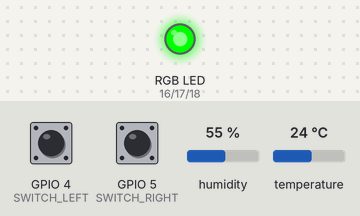
Simulated run of this sketch. Board: ESP32. Shown: an RGB LED mixed from three pins (HIGH = lit). The test bench sets the inputs (shaded band); at power-on: GPIO 4 (SWITCH_LEFT) HIGH, GPIO 5 (SWITCH_RIGHT) HIGH, humidity 55 %, temperature 24 °C. What the sketch prints to the serial monitor is not drawn.

Above: at 4.8 s.
4.9 s: GPIO 4 (SWITCH_LEFT) pulled LOW for 2.6 s
At 6.2 s:
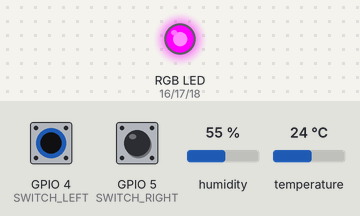
9.0 s: GPIO 5 (SWITCH_RIGHT) pulled LOW for 2.6 s
At 9.3 s:
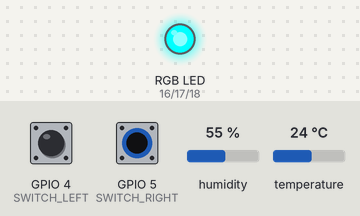
13.1 s: humidity set to 51 %
16.2 s: humidity set to 48 %
At 17.5 s:
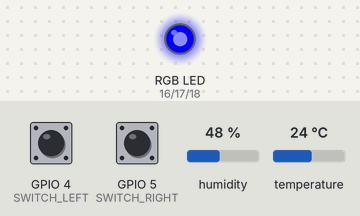
19.2 s: humidity set to 68 %
At 22.1 s:
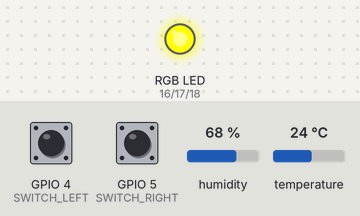
22.5 s: humidity set to 71 %
At 23.8 s:
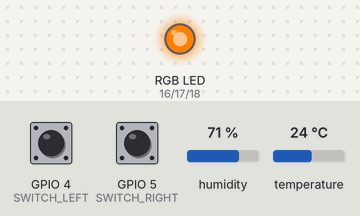
Timing chart, 0 to 25.5 s (numbered marks = the images above; inputs shaded):
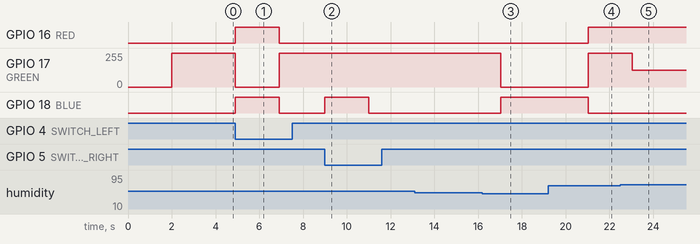

The sketch:

sketch.ino
```cpp
/*
  IoT Humidity & Temperature Monitor with Visual Feedback
  Platform: ESP32 + DHT22, RGB LED, Slide Switch, Buzzer
  Ordered for clarity: 1. Monitoring, 2. RGB+Buzzer, 3. Interrupt Overrides
*/

#include <Arduino.h>
#include <DHT.h>

// Pin Mapping
#define DHTPIN        15
#define DHTTYPE       DHT22
#define BUZZER        14
#define SWITCH_RIGHT  5
#define SWITCH_LEFT   4
#define RED           16
#define GREEN         17
#define BLUE          18

// Timing
#define DEBOUNCE_DELAY   250
#define OVERRIDE_TIME    2000
#define SENSOR_REFRESH   2000

//  Objects & State
DHT dht(DHTPIN, DHTTYPE);

unsigned long prevSensorRead = 0;
float savedHumidity = 0;
float savedTemp = 0;

bool overrideActive = false;
unsigned long overrideStart = 0;
uint8_t overrideR, overrideG, overrideB;

volatile bool triggerRight = false;
volatile bool triggerLeft = false;
volatile unsigned long lastTriggerTime = 0;

//  RGB Control
void setRGB(uint8_t r, uint8_t g, uint8_t b) {
  analogWrite(RED, r);
  analogWrite(GREEN, g);
  analogWrite(BLUE, b);
}

//  Interrupt Handlers
void IRAM_ATTR onRightTrigger() {
  if (millis() - lastTriggerTime > DEBOUNCE_DELAY) {
    triggerRight = true;
    lastTriggerTime = millis();
  }
}

void IRAM_ATTR onLeftTrigger() {
  if (millis() - lastTriggerTime > DEBOUNCE_DELAY) {
    triggerLeft = true;
    lastTriggerTime = millis();
  }
}

//  1. Continuous Monitoring (DHT22 Read + Serial Display)
void monitorEnvironment() {
  if (millis() - prevSensorRead < SENSOR_REFRESH) return;

  float h = dht.readHumidity();
  float t = dht.readTemperature();

  if (isnan(h) || isnan(t)) {
    Serial.println("Sensor Read Failed — Using cached data");
    h = savedHumidity;
    t = savedTemp;
  } else {
    savedHumidity = h;
    savedTemp = t;
  }

  Serial.printf("%.1f°C | %.1f%%\n", t, h);
  prevSensorRead = millis();

  // Proceed to RGB + Buzzer feedback
  handleVisualAndAudioFeedback(h);
}

//  Humidity Level Indication (RGB LED + Buzzer)
void handleVisualAndAudioFeedback(float humidity) {
  if (humidity >= 80) {
    tone(BUZZER, 1000);
  } else {
    noTone(BUZZER);
  }

  if (humidity >= 90)       setRGB(128, 0, 128);   // Purple
  else if (humidity >= 80)  setRGB(255, 0, 0);     // Red
  else if (humidity >= 70)  setRGB(255, 127, 0);   // Orange
  else if (humidity >= 60)  setRGB(255, 255, 0);   // Yellow
  else if (humidity >= 50)  setRGB(0, 255, 0);     // Green
  else if (humidity >= 40)  setRGB(0, 0, 255);     // Blue
  else if (humidity >= 30)  setRGB(255, 255, 255); // White
  else                      setRGB(0, 0, 0);       // Off
}

//  3. Interrupt-Based Slide Switch Overrides
void manageOverrides() {
  if (!overrideActive) {
    if (triggerRight) {
      triggerRight = false;
      overrideActive = true;
      overrideR = 0;
      overrideG = 255;
      overrideB = 255;
      overrideStart = millis();
      noTone(BUZZER);
      Serial.println("Right Slide → Cyan Override Activated");
    } else if (triggerLeft) {
      triggerLeft = false;
      overrideActive = true;
      overrideR = 255;
      overrideG = 0;
      overrideB = 255;
      overrideStart = millis();
      noTone(BUZZER);
      Serial.println("Left Slide → Pink Override Activated");
    }
  }
}

// Setup
void setup() {
  Serial.begin(115200);

  pinMode(RED, OUTPUT);
  pinMode(GREEN, OUTPUT);
  pinMode(BLUE, OUTPUT);
  pinMode(BUZZER, OUTPUT);

  pinMode(SWITCH_RIGHT, INPUT_PULLUP);
  pinMode(SWITCH_LEFT, INPUT_PULLUP);

  attachInterrupt(SWITCH_RIGHT, onRightTrigger, FALLING);
  attachInterrupt(SWITCH_LEFT, onLeftTrigger, FALLING);

  dht.begin();
  Serial.println("Device Ready: Monitoring in progress...");
}

//  Loop
void loop() {
  manageOverrides();

  if (overrideActive) {
    if (millis() - overrideStart >= OVERRIDE_TIME) {
      overrideActive = false;
      prevSensorRead = 0;
      Serial.println("Override Complete — Resuming monitoring");
    } else {
      setRGB(overrideR, overrideG, overrideB);
    }
  } else {
    monitorEnvironment();
  }
}
```

Measured:
- the behaviour switches between 50 and 49 % on humidity (found by bisection; images 2 and 3)
- the behaviour switches between 69 and 70 % on humidity (found by bisection; images 4 and 5)
- after the input at 4.9 s, GPIO 16 (RED), GPIO 18 (BLUE): LOW → HIGH at once, → LOW 2.0 s later; GPIO 17 (GREEN): 255/255 → 0/255 at once, → 255/255 2.0 s later
- after the input at 9.0 s, GPIO 18 (BLUE): LOW → HIGH at once, → LOW 2.0 s later
- after the input at 13.1 s, every drawn part: stays the same
- after the input at 16.2 s, GPIO 17 (GREEN): 255/255 → 0/255 after 0.82 s; GPIO 18 (BLUE): LOW → HIGH after 0.82 s
- after the input at 19.2 s, GPIO 16 (RED): LOW → HIGH after 1.8 s; GPIO 17 (GREEN): 0/255 → 255/255 after 1.8 s; GPIO 18 (BLUE): HIGH → LOW after 1.8 s
- after the input at 22.5 s, GPIO 17 (GREEN): 255/255 → 127/255 after 0.54 s
